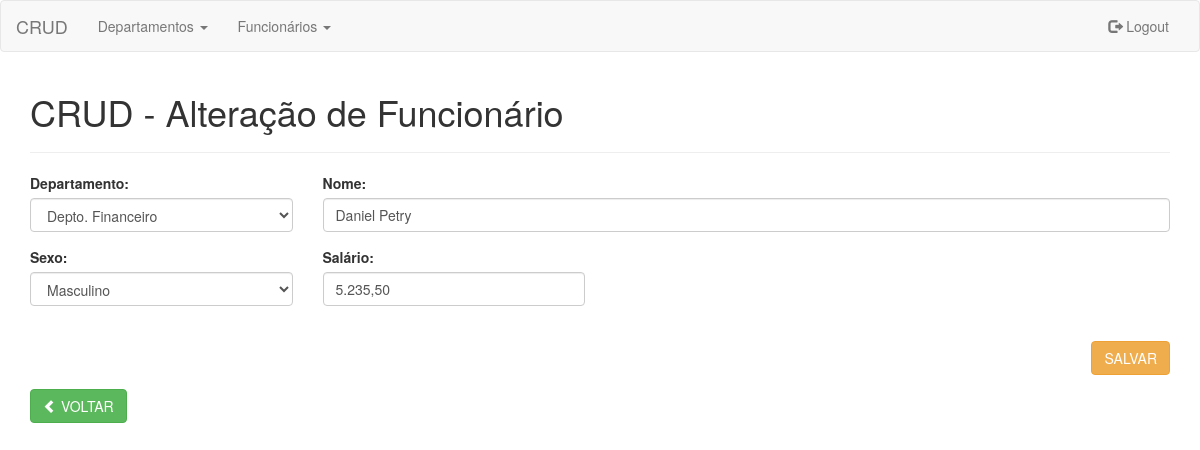
Screenshot of /form-funcionarios.php?id_funcionario=1 (signed in) with the database file from the repository.
### tables this page shows
CREATE TABLE IF NOT EXISTS funcionarios (
  id_funcionario INT UNSIGNED NOT NULL AUTO_INCREMENT,
  nome VARCHAR(45) NOT NULL,
  dt_nascimento DATE,
  dt_admissao DATETIME DEFAULT CURRENT_TIMESTAMP NOT NULL,
  sexo CHAR(1) NOT NULL,
  salario DECIMAL(8,2),
  id_departamento INT UNSIGNED NOT NULL,
  PRIMARY KEY (id_funcionario),
  CONSTRAINT fk_FUNCIONARIOS_DEPARTAMENTOS
    FOREIGN KEY (id_departamento)
    REFERENCES departamentos (id_departamento)
);

### form-funcionarios.php (the view, shortened to what this page needs)
<?php
include('conecta.php');
if (isset($_GET['id_funcionario'])) {
    $titulo = 'Alteração de Funcionário';
    $id_funcionario = $_GET['id_funcionario'];
    $sql = $conexao->prepare("SELECT * FROM FUNCIONARIOS
                                WHERE id_funcionario = $id_funcionario");
    $sql->execute();
    $result = $sql->fetchAll();
    $nome = $result[0]['nome'];
    $sexo = $result[0]['sexo'];
    $salario = $result[0]['salario'];
    $id_departamento = $result[0]['id_departamento'];
} else {
    $titulo = 'Cadastro de Funcionário';
    $sexo = '';
    $nome = '';
    $salario = '';
    $acao = 'inserir';
}
?>
<html lang="en">
<head>
    <link rel="stylesheet" href="css/bootstrap.min.css">
    <link rel="stylesheet" href="css/fontawesome-all.min.css">
</head>
<body>
<?php
include('menu.php');
?>
<div class="container">
    <h1>CRUD - <?php echo $titulo; ?></h1>
    <hr>
    <form method="POST" action="acao-funcionarios.php" class="form" onsubmit="return validaFuncionario();">
        <div class="row">
            <div class="col-md-3">
                <div class="form-group">
                    <label for="departamento">Departamento:</label>
                    <select name="id_departamento" id="id_departamento" class="form-control">
                <?php
                $sql = $conexao->prepare('SELECT * FROM DEPARTAMENTOS
                                            ORDER BY nome');
                $sql->execute();
                $result = $sql->fetchAll();
                foreach ($result as $r) {
                    if($r['id_departamento'] == $id_departamento) {
                       $selecionado = 'selected';
                    } else {
                       $selecionado = '';
                    }
                ?>
                <option <?php echo $selecionado; ?> value="<?php echo $r['id_departamento']; ?>"><?php echo $r['nome']; ?></option>
                <?php
                }
                ?>
                    </select>
                </div>
            </div>
            <div class="col-md-9">
                <div class="form-group">
                    <label for="nome">Nome:</label>
                    <input value="<?php echo $nome; ?>" type="text" name="nome" id="nome" placeholder="Nome..." class="form-control" maxlength="45">
                </div>
            </div>
        </div>
        <div class="row">
            <div class="col-md-3">
                <div class="form-group">
                    <label for="nome">Sexo:</label>
                    <select name="sexo" id="sexo" class="form-control">
                    <option <?php if ($sexo == 'M') { echo 'selected';} ?> value="M">Masculino</option>
                    </select>
                </div>
            </div>
            <div class="col-md-3">
                <div class="form-group">
                    <label for="salario">Salário:</label>
                    <input value="<?php echo $salario; ?>" type="text" name="salario" id="salario" maxlength="10" placeholder="Salário" class="form-control">
                </div>
            </div>
        </div>
        <div class="row">
            <div class="col-md-9">
            </div>
            <div class="col-md-3 text-right">
                <br>
                <button type="submit" class="btn btn-warning">SALVAR</button>
            </div>
        </div>
    </form>
    <a href="listar-funcionarios.php" class="btn btn-success"><i class="glyphicon glyphicon-chevron-left"></i> VOLTAR</a>
</div>
</body>
</html>

### rows the page displays
funcionarios: nome "Daniel Petry", sexo "Masculino", salario "5.235,50"

### other values shown
$titulo "Alteração de Funcionário"
form field id_departamento "Depto. Financeiro"
